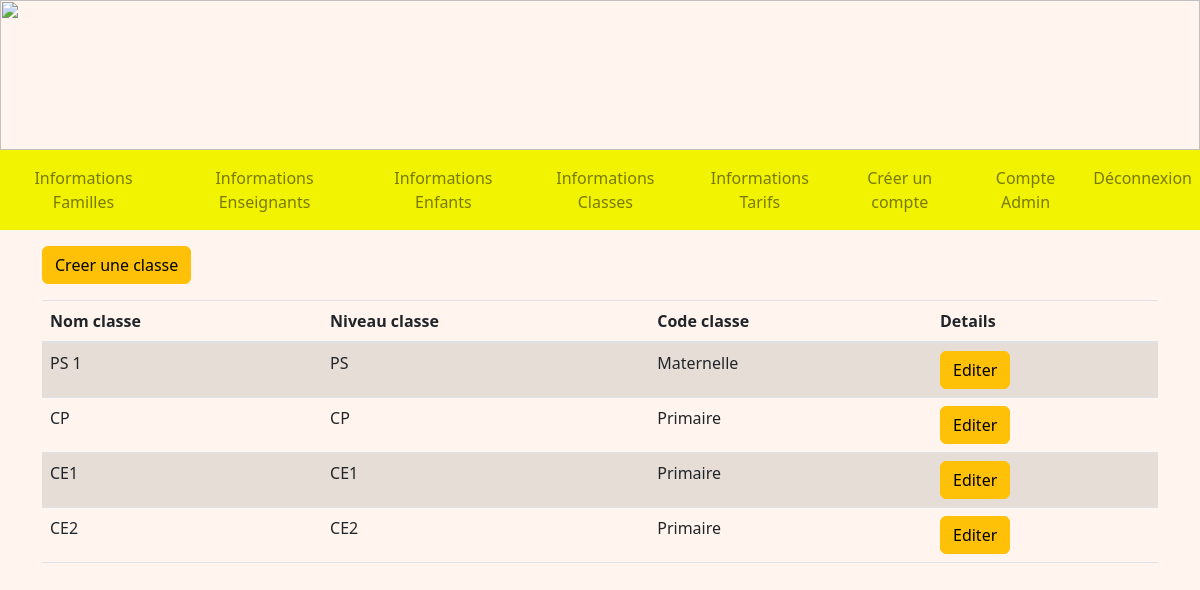
Screenshot of /infosClasses (signed in) with the database file from the repository.
### tables this page shows
CREATE TABLE Classe (
  code_classe integer primary key autoincrement,
  nom_classe TEXT NOT NULL,
  code_type integer NOT NULL,
  FOREIGN KEY(code_type) REFERENCES TypeDeClasse(code_type)
);

CREATE TABLE TypeDeClasse (
  code_type integer primary key autoincrement,
  type_classe TEXT NOT NULL,
  niveau_classe TEXT NOT NULL
);

### admin.py (the view)
@app.route('/infosClasses', methods = ["GET"])
@login_required
def infosClasses():
    db = get_db()
    cur = db.cursor()
    user = cur.execute("SELECT type_compte FROM Compte WHERE identifiant = ?", (flask_login.current_user.name, )).fetchone()
    if user[0] == 'Admin':
        classes = cur.execute("SELECT C.code_classe, C.nom_classe, T.niveau_classe, T.type_classe FROM Classe AS C INNER JOIN TypeDeClasse AS T ON C.code_type = T.code_type ORDER BY C.code_type, C.nom_classe").fetchall()
        return render_template('A_infosClasses.html', classes=classes)

### main.py (called while the page is built)
@login_manager.user_loader
def load_user(user_id):
    db = get_db()
    cur = db.cursor()
    user = cur.execute('SELECT identifiant, mot_de_passe FROM Compte WHERE identifiant=?', (user_id, )).fetchone()
    return User(user[0], user[1])

def get_db():
    if 'db' not in g:
        g.db = sqlite3.connect(DATABASE)
    return g.db

@app.teardown_appcontext
def close_connection(exception):
    db = g.pop('db', None)
    if db is not None:
        db.close()

### templates/A_infosClasses.html (shortened to what this page needs)
<!DOCTYPE html>
<html>
<head>
    <link rel="stylesheet" href="https://cdn.jsdelivr.net/npm/bootstrap@4.3.1/dist/css/bootstrap.min.css"
>
    <link rel="stylesheet" href="/static/css/main.css">
</head>
<body>
    {% extends "A_layout.html" %}
    {% block content %}
    <div class="container mt-3">
        <a href="/creerClasse" class="btn btn-warning">Creer une classe</a>
        <table class="table table-striped mt-3">
            <thead>
                <tr>
                    <th scope="col">Nom classe</th>
                    <th scope="col">Niveau classe</th>
                    <th scope="col">Code classe</th>
                    <th scope="col">Details</th>
                </tr>
            </thead>
            <tbody>
                {% for classe in classes %}
                <tr>
                    <td>{{ classe[1] }}</td>
                    <td>{{ classe[2] }}</td>
                    <td>{{ classe[3] }}</td>
                    <td>
                        <a href="/detailsClasse/{{ classe[0] }}" class="btn btn-warning">Editer</a>
                    </td>
                </tr>
                {% endfor %}
            </tbody>
        </table>
    </div>
    {% endblock %}

### static/css/main.css (style rules this page uses)
body { background-repeat: no-repeat; background-color:rgb(265,245,238); height: 110px; margin: 0px; }

### rows the page displays
Classe: nom_classe "PS 1", niveau_classe "PS", type_classe "Maternelle"
Classe: nom_classe "CP", niveau_classe "CP", type_classe "Primaire"
Classe: nom_classe "CE1", niveau_classe "CE1", type_classe "Primaire"
Classe: nom_classe "CE2", niveau_classe "CE2", type_classe "Primaire"
